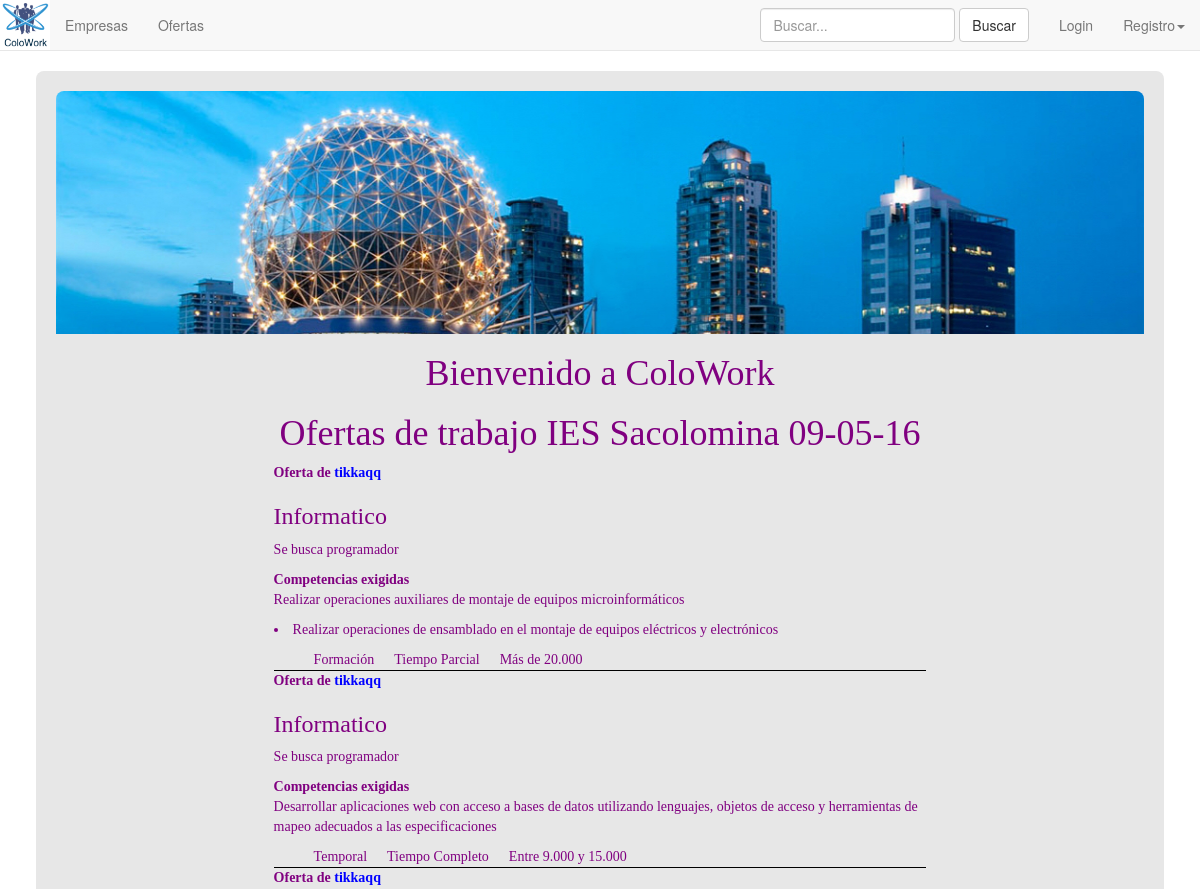
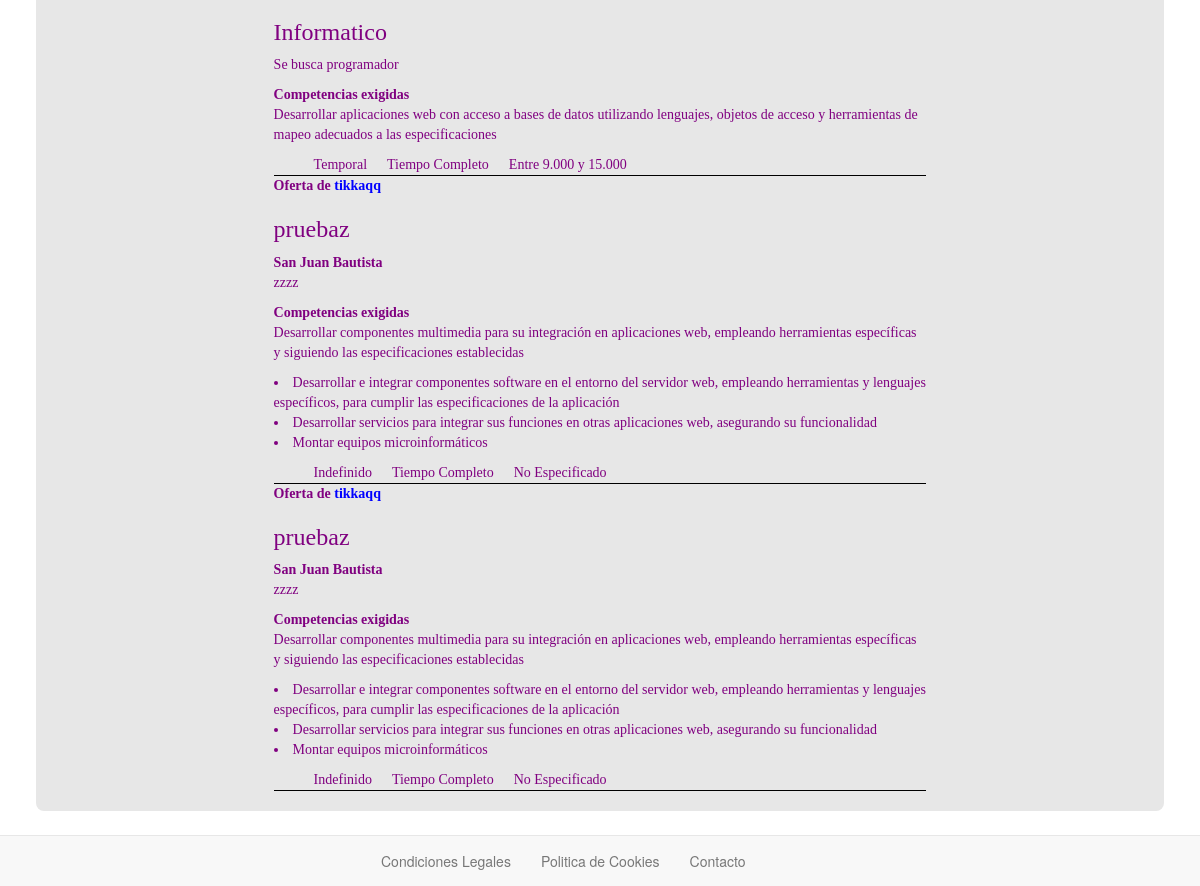
The app's page /web/index.php with its own data (2 pictures, top to bottom).
### tables this page shows
CREATE TABLE IF NOT EXISTS `col_ofertas` (
  `idoferta` int(3) NOT NULL,
  `iduser` int(3) NOT NULL,
  `titulo` varchar(50) NOT NULL,
  `descripcion` varchar(250) NOT NULL,
  `contrato` varchar(50) NOT NULL,
  `jornada` varchar(50) NOT NULL,
  `salario` varchar(50) NOT NULL,
  `competencias` varchar(8000) NOT NULL,
  `zona` varchar(50) NOT NULL,
  `activa` varchar(3) NOT NULL,
  `cod_act` varchar(22) NOT NULL
);

CREATE TABLE IF NOT EXISTS `col_empresas` (
  `iduser` int(3) NOT NULL,
  `nombre` varchar(50) NOT NULL,
  `actividad` varchar(50) NOT NULL,
  `idfiscal` varchar(7) NOT NULL,
  `razon` varchar(50) NOT NULL,
  `direccion` varchar(50) NOT NULL,
  `poblacion` varchar(50) NOT NULL,
  `pais` varchar(50) NOT NULL,
  `provincia` varchar(50) NOT NULL,
  `codpostal` varchar(6) NOT NULL,
  `telefono` int(10) NOT NULL,
  `fax` int(20) NOT NULL,
  `ofertas` varchar(3) NOT NULL,
  `correo` varchar(100) NOT NULL,
  `cod_act` varchar(22) NOT NULL
);

### app/Controller.php (called while the page is built, shortened)
<?php
class Controller{
     public function inicio(){
         $m = new Model(Config::$pro_bd_nombre, Config::$pro_bd_usuario,
                         Config::$pro_bd_clave, Config::$pro_bd_hostname);
         $of=$m->todasOfertas();
         $params = array(
             'mensaje' => 	'Lorem ipsum dolor sit amet, consectetur adipisicing elit, sed do eiusmod
							 tempor incididunt ut labore et dolore magna aliqua. Ut enim ad minim veniam,
							 quis nostrud exercitation ullamco laboris nisi ut aliquip ex ea commodo
							 consequat. Duis aute irure dolor in reprehenderit in voluptate velit esse
							 cillum dolore eu fugiat nulla pariatur. Excepteur sint occaecat cupidatat non
							 proident, sunt in culpa qui officia deserunt mollit anim id est laborum.',
             'fecha' => date('d-m-y'),
             'ofertas' => $of
         );
         require __DIR__ . '/templates/inicio.php';
     }
}

### app/templates/inicio.php (the view, shortened to what this page needs)
<img class="imgini" src="../web/img/conferencia.jpg">
<h1 style="text-align: center">Bienvenido a ColoWork</h1>
 <p><h1  style="text-align: center">Ofertas de trabajo IES Sacolomina <?php echo $params['fecha'] ?></h1></p>
 <div class="ofertas">
	<table>
				<?php for($i=0; $i<5;$i++) {?>
					<tr><th class="ttabla">Oferta de<a href="index.php?ctl=verEmpresa&id=<?php echo $params['ofertas'][$i]['iduser'] ?>"> <?php echo $params['ofertas'][$i]['nombre'] ?></a></th></tr>
					<tr class="endOfe">
						<td>
							<h3><?php echo $params['ofertas'][$i]['titulo'] ?></h3>
							<b><?php echo $params['ofertas'][$i]['zona'] ?></b>
							<p class="descof"><?php echo $params['ofertas'][$i]['descripcion'] ?></p>
							<b>Competencias exigidas</b>
							<p class="descof"><?php echo $params['ofertas'][$i]['competencias'] ?></p>
							<ul>
								<li class="divider"><?php echo $params['ofertas'][$i]['contrato'] ?></li>
								<li class="divider"><?php echo $params['ofertas'][$i]['jornada'] ?></li>
								<li class="divider"><?php echo $params['ofertas'][$i]['salario'] ?></li>
							</ul>
						</td>
					</tr>
				<?php } ?>
	</table>
</div>
 <?php $contenido = ob_get_clean() ?>
 <?php include 'layout.php' ?>

### web/index.php (shortened to what this page needs)
<?php
 require_once __DIR__ . '/../app/Config.php';
 require_once __DIR__ . '/../app/Model.php';
 require_once __DIR__ . '/../app/Controller.php';
 $map = array(
     'inicio' => array('controller' =>'Controller', 'action' =>'inicio'),
     'login' => array('controller' =>'Controller', 'action' =>'login'),
     'logout' => array('controller' =>'Controller', 'action' =>'logout'),
     'regEmpresa' => array('controller' =>'Controller', 'action' =>'regEmpresa'),
     'listarEmpresas' => array('controller' =>'Controller', 'action' =>'listarEmpresas'),
     'insertarEmpresa' => array('controller' =>'Controller', 'action' =>'insertarEmpresa'),
     'verEmpresa' => array('controller' =>'Controller', 'action' =>'verEmpresa'),
     'verPerfil' => array('controller' =>'Controller', 'action' =>'verPerfil'),
     'crearOferta' => array('controller' =>'Controller', 'action' =>'crearOferta'),
     'verOfertas' => array('controller' =>'Controller', 'action' =>'verOfertas'),
     'altaAlumno' => array('controller' =>'Controller', 'action' =>'altaAlumno'),
     'verAlumnos' => array('controller' =>'Controller', 'action' =>'verAlumnos'),
     'verAlumno' => array('controller' =>'Controller', 'action' =>'verAlumno'),
     'altaCentro' => array('controller' =>'Controller', 'action' =>'altaCentro'),
     'altaCiclo' => array('controller' =>'Controller', 'action' =>'altaCiclo'),
     'verCiclos' => array('controller' =>'Controller', 'action' =>'verCiclos'),
     'verCiclo' => array('controller' =>'Controller', 'action' =>'verCiclo'),
     'activarEmpresa' => array('controller' =>'Controller', 'action' =>'activarEmpresa'),
     'activarOferta' => array('controller' =>'Controller', 'action' =>'activarOferta'),
     'enviarCurriculum' => array ('controller' =>'Controller', 'action'=>'enviarCurriculum'),
     'verCurriculum' => array ('controller' =>'Controller', 'action'=>'verCurriculum'),
     'verProfesores' => array ('controller' =>'Controller', 'action'=>'verProfesores'),
     'modificarPerfil' => array ('controller' =>'Controller', 'action'=>'modificarPerfil'),
     'modificarFoto' => array ('controller' =>'Controller', 'action'=>'modificarFoto'),
     'aptos' => array('controller' =>'Controller', 'action' =>'aptos'),
     'buscar' => array('controller' =>'Controller', 'action' =>'buscarGeneral'),
     'borrarPerfil' => array ('controller' =>'Controller', 'action'=>'borrarPerfil'),
 );
 if (isset($_GET['ctl'])) {
     if (isset($map[$_GET['ctl']])) {
         $ruta = $_GET['ctl'];
     } else {
         header('Status: 404 Not Found');
         echo '<html><body><h1>Error 404: No existe la ruta <i>' .
                 $_GET['ctl'] .
                 '</p></body></html>';
         exit;
     }
 } else {
     $ruta = 'inicio';
 }
 $controlador = $map[$ruta];
 if (method_exists($controlador['controller'],$controlador['action'])) {
     call_user_func(array(new $controlador['controller'], $controlador['action']));
 }

### app/Model.php (shortened to what this page needs)
<?php
class Model {
  protected $conexion;
  public function __construct($dbname,$dbuser,$dbpass,$dbhost){
    $pro_bd_conexion = mysql_connect($dbhost, $dbuser, $dbpass);
    $this->conexion = $pro_bd_conexion;
  }
      public function todasOfertas(){
       $query="SELECT zona,idoferta, `titulo`,`descripcion`,`zona`,`contrato`,`jornada`,`salario`,col_empresas.iduser , col_empresas.nombre
                FROM `col_ofertas` JOIN col_empresas on col_ofertas.iduser=col_empresas.iduser WHERE activa='si'";
       $result = mysql_query($query, $this->conexion);
       $ofertas = array();
       if($result){
         while ($row = mysql_fetch_assoc($result)){
          $idoferta=$row['idoferta'];
          $query2="SELECT col_competencias.nombre FROM `col_competencias` join col_oferta_competencia on col_competencias.idcompetencia=col_oferta_competencia.idcompetencia
          WHERE col_oferta_competencia.idoferta='$idoferta'";
          $result2 = mysql_query($query2, $this->conexion);
          $compe=array();
          while ($row2 = mysql_fetch_assoc($result2)){
            $compe[] = $row2['nombre'];
          }
          $competencias=implode('</li><li>', $compe);
          $row['competencias']=$competencias;
          $ofertas[] = $row;
        }
      }
       return $ofertas;
      }
}

### app/templates/layout.php (shortened to what this page needs)
<!DOCTYPE html>
<html>
  <head>
    <link rel="stylesheet" type="text/css" href="<?php echo 'css/'.Config::$pro_vis_css ?>" />
    <link href="../web/css/bootstrap.min.css" rel="stylesheet">
  </head>
  <body>
    <div id="menu">
      <nav class="navbar navbar-default navbar-fixed-top">
        <div class="container-fluid">
          <div class="navbar-header">
            <a class="navbar-brand"  href="index.php?ctl=inicio"><img class="logo" src="../web/img/logo.png"></a>
          </div>
          <div class="collapse navbar-collapse" id="bs-example-navbar-collapse-1">
            <ul class="nav navbar-nav">
            <li><a href="index.php?ctl=listarEmpresas">Empresas</a></li>
            <li><a href="index.php?ctl=verOfertas">Ofertas</a></li>
            </ul>
            <ul class="nav navbar-nav navbar-right">
              <form class="navbar-form navbar-left" method="POST" action="index.php?ctl=buscar" role="search">
                <div class="form-group">
                  <input type="text" name="buscarGeneral" class="form-control" placeholder="Buscar...">
                </div>
                <button type="submit" class="btn btn-default">Buscar</button>
              </form>
              <?php if(isset($_SESSION['user'])){ ?>
              <li class="dropdown">
              <a href="index.php?ctl=login" class="dropdown-toggle" data-toggle="dropdown" role="button" aria-haspopup="true" aria-expanded="false">Hola, <?php echo $_SESSION['user'] ?><span class="caret"></span></a>
                <ul class="dropdown-menu">
                  <?php if($_SESSION['rol']!="admin"){ ?>
                  <li><a href="index.php?ctl=verPerfil">Ver Perfil</a></li>
                  <?php } ?>
                 <?php if($_SESSION['rol']=="admin"){ ?>
                 <li><a href="index.php?ctl=altaCentro">Alta Usuario Centro</a></li>
                 <?php } ?>
                 <?php if($_SESSION['rol']=="centro" || $_SESSION['rol']=="admin"){ ?>
                 <li><a href="index.php?ctl=altaCiclo">Alta Ciclo Formativo</a></li>
                 <li><a href="index.php?ctl=altaActividad">Alta Actividad</a></li>
                 <?php } ?>
                 <?php if($_SESSION['rol']=="empresa" && $_SESSION['ofertas']=="si"){ ?>
                  <li><a href="index.php?ctl=crearOferta">Crear Oferta</a></li>
                  <?php } ?>
                  <li><a href="index.php?ctl=logout">Cerrar Sesion</a></li>
                </ul>
              </li>
              <?php }else{ ?>
              <li><a href="index.php?ctl=login">Login</a></li>
              <li class="dropdown">
              <a href="#" class="dropdown-toggle" data-toggle="dropdown" role="button" aria-haspopup="true" aria-expanded="false">Registro<span class="caret"></span></a>
              <?php } ?>
            </ul>
            </div>
            </div>
          </nav>
        </div>
        <div id="contenido">
          <?php echo $contenido ?>
        </div>
        <div id="pie">
          <div align="center">
            <nav class="navbar navbar-default navbar-fixed-bottom ">
              <div class="container-fluid">
                <div class="collapse navbar-collapse " id="footer">
                  <ul class="nav navbar-nav">
                    <li><a href="index.php?ctl=conleg">Condiciones Legales</a></li>
                    <li><a href="index.php?ctl=cookies">Politica de Cookies</a></li>
                    <li><a href="index.php?ctl=contacto">Contacto</a></li>
                  </ul>
                  </div>
                  </div>
                </nav>
              </div>
            </div>
          </body>
        </html>

### web/css/estilo.css (style rules this page uses)
#contenido { width: 94%; font-family: Georgia, "Times New Roman", Times, serif; color: purple; background-color: #e7e7e7; display: block; margin: auto; border-radius: 8px 8px 8px 8px; -moz-border-radius: 8px 8px 8px 8px; -webkit-border-radius: 8px 8px 8px 8px; border: 0px solid #000000; overflow: hidden; margin-top: 50px; margin-bottom: 75px; min-height: 480px; padding: 20px; }
.ofertas { width: 60%; margin: auto; min-width: 200px; }
.endOfe { border-bottom: 1px solid black; }
.divider { list-style: none; float: left; padding-right: 20px; }
.logo { width: 50px; height: 50px; margin:-15px !important; }
.imgini { width: 100%; height: 243px; border-radius: 8px 8px 0px 0px; -moz-border-radius: 8px 8px 0px 0px; -webkit-border-radius: 8px 8px 0px 0px; }
h1 { font-family: Helvetica, Geneva, Arial, SunSans-Regular, sans-serif }
a:link { color: blue }
#footer { width: 40%; margin: auto !important; }

### records on screen
col_ofertas: iduser.nombre "tikkaqq", titulo "Informatico", descripcion "Se busca programador", compe "Realizar operaciones auxiliares de montaje de equipos microinformáticos Realizar operaciones de ensamblado en el montaje de equipos eléctricos y electrónicos", contrato "Formación", jornada "Tiempo Parcial", salario "Más de 20.000"
col_ofertas: iduser.nombre "tikkaqq", titulo "Informatico", descripcion "Se busca programador", compe "Desarrollar aplicaciones web con acceso a bases de datos utilizando lenguajes, objetos de acceso y herramientas de mapeo adecuados a las especificaciones", contrato "Temporal", jornada "Tiempo Completo", salario "Entre 9.000 y 15.000"
col_ofertas: iduser.nombre "tikkaqq", titulo "Informatico", descripcion "Se busca programador", compe "Desarrollar aplicaciones web con acceso a bases de datos utilizando lenguajes, objetos de acceso y herramientas de mapeo adecuados a las especificaciones", contrato "Temporal", jornada "Tiempo Completo", salario "Entre 9.000 y 15.000"
col_ofertas: iduser.nombre "tikkaqq", titulo "pruebaz", zona "San Juan Bautista", descripcion "zzzz", compe "Desarrollar componentes multimedia para su integración en aplicaciones web, empleando herramientas específicas y siguiendo las especificaciones establecidas Desarrollar e integrar componentes software en el entorno del servidor web, empleando herramientas y lenguajes específicos, para cumplir las especificaciones de la aplicación Desarrollar servicios para integrar sus funciones en otras aplicaciones web, asegurando su funcionalidad Montar equipos microinformáticos", contrato "Indefinido", jornada "Tiempo Completo", salario "No Especificado"
col_ofertas: iduser.nombre "tikkaqq", titulo "pruebaz", zona "San Juan Bautista", descripcion "zzzz", compe "Desarrollar componentes multimedia para su integración en aplicaciones web, empleando herramientas específicas y siguiendo las especificaciones establecidas Desarrollar e integrar componentes software en el entorno del servidor web, empleando herramientas y lenguajes específicos, para cumplir las especificaciones de la aplicación Desarrollar servicios para integrar sus funciones en otras aplicaciones web, asegurando su funcionalidad Montar equipos microinformáticos", contrato "Indefinido", jornada "Tiempo Completo", salario "No Especificado"

### other values on screen
$params['fecha'] "09-05-16"
